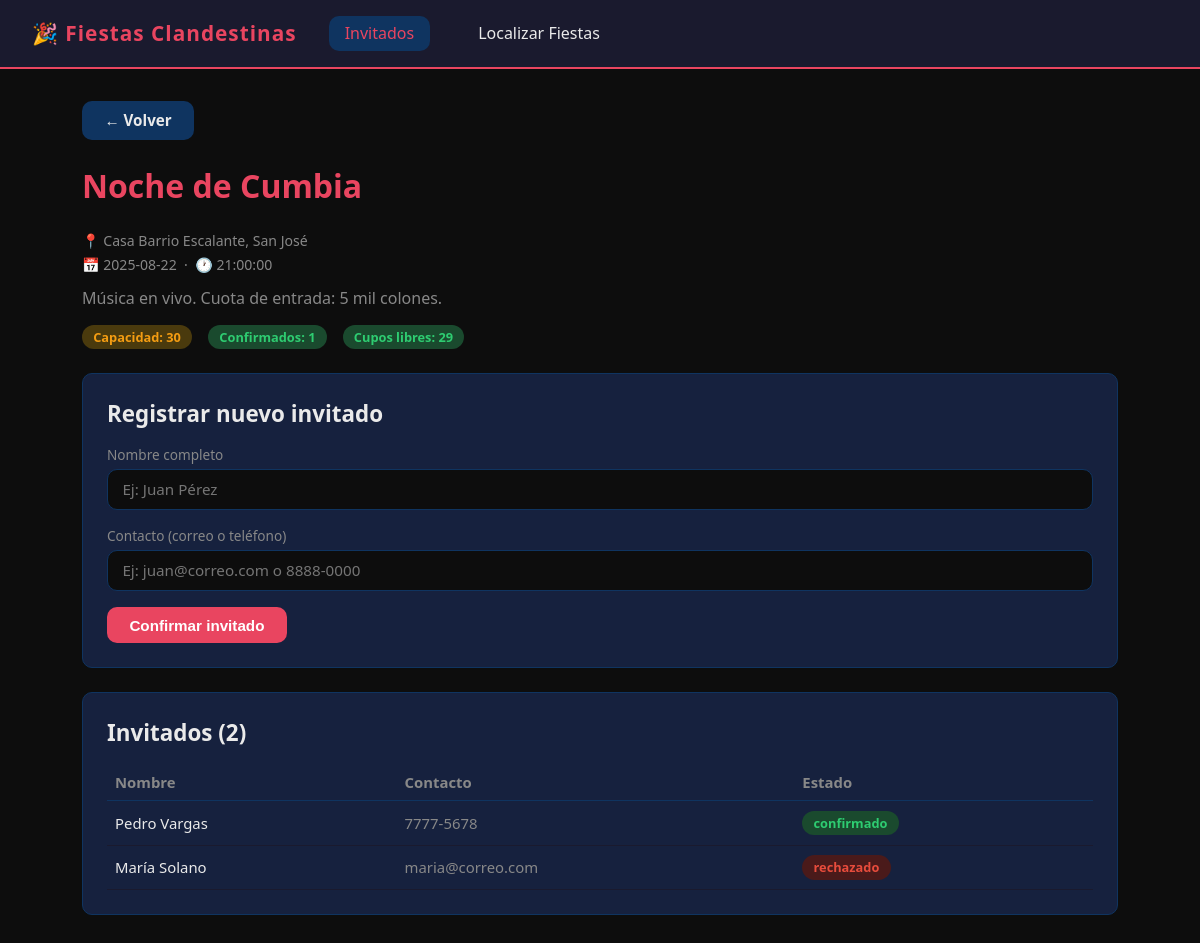
The app's page /invitados/fiesta/2/ with its own data.
### backend/models/__init__.py (models this page shows, shortened)
class Fiesta(models.Model):
    nombre = models.CharField(max_length=200)
    ubicacion = models.CharField(max_length=300)
    latitud = models.FloatField(null=True, blank=True)
    longitud = models.FloatField(null=True, blank=True)
    capacidad = models.PositiveIntegerField()
    fecha = models.DateField()
    hora = models.TimeField()
    descripcion = models.TextField(blank=True, default='')
    created_at = models.DateTimeField(auto_now_add=True)
    class Meta:
        db_table = 'fiestas'
        ordering = ['fecha', 'hora']
    def cupos_disponibles(self, invitados_confirmados: int) -> int:
        return max(0, self.capacidad - invitados_confirmados)
    def to_dict(self) -> dict:
        return {
            'id': self.id,
            'nombre': self.nombre,
            'ubicacion': self.ubicacion,
            'latitud': self.latitud,
            'longitud': self.longitud,
            'capacidad': self.capacidad,
            'fecha': str(self.fecha),
            'hora': str(self.hora),
            'descripcion': self.descripcion,
            'created_at': str(self.created_at),
        }

class Invitado(models.Model):
    ESTADO_CHOICES = [
        ('pendiente', 'Pendiente'),
        ('confirmado', 'Confirmado'),
        ('rechazado', 'Rechazado'),
    ]
    fiesta = models.ForeignKey(
        Fiesta,
        on_delete=models.CASCADE,
        related_name='invitados',
    )
    nombre = models.CharField(max_length=200)
    contacto = models.CharField(max_length=200)
    estado = models.CharField(max_length=20, choices=ESTADO_CHOICES, default='pendiente')
    registered_at = models.DateTimeField(auto_now_add=True)
    class Meta:
        db_table = 'invitados'
        ordering = ['registered_at']
    def to_dict(self) -> dict:
        return {
            'id': self.id,
            'fiesta_id': self.fiesta_id,
            'fiesta_nombre': self.fiesta.nombre,
            'nombre': self.nombre,
            'contacto': self.contacto,
            'estado': self.estado,
            'registered_at': str(self.registered_at),
        }

### backend/views.py (the view, shortened to what this page needs)
# urls.py: path('invitados/fiesta/<int:fiesta_id>/', views.invitados_fiesta, name='invitados_fiesta'),
def invitados_fiesta(request, fiesta_id):
    try:
        fiesta = fiesta_service.obtener_fiesta(fiesta_id)
    except ValidationError:
        return redirect('invitados_home')
    invitados = invitado_service.listar_invitados(fiesta_id)
    mensaje = None
    error = None
    context = {
        'fiesta': fiesta,
        'invitados': invitados,
        'mensaje': mensaje,
        'error': error,
        'active': 'invitados',
    }
    return render(request, 'invitados/fiesta_detail.html', context)

### backend/business_logic/__init__.py (called while the page is built)
    def obtener_fiesta(self, fiesta_id: int) -> dict:
        fiesta = self.fiesta_repo.find_by_id(fiesta_id)
        if not fiesta:
            raise ValidationError(f'Fiesta con id {fiesta_id} no encontrada.', status_code=404)
        data = fiesta.to_dict()
        confirmados = self.fiesta_repo.count_invitados_confirmados(fiesta_id)
        data['invitados_confirmados'] = confirmados
        data['cupos_disponibles'] = fiesta.cupos_disponibles(confirmados)
        return data

    def listar_invitados(self, fiesta_id: int = None) -> list[dict]:
        if fiesta_id:
            invitados = self.invitado_repo.find_by_fiesta(fiesta_id)
        else:
            invitados = self.invitado_repo.find_all()
        return [i.to_dict() for i in invitados]

### backend/repositories/__init__.py (called while the page is built)
    def find_by_id(self, fiesta_id: int) -> Optional[Fiesta]:
        try:
            return Fiesta.objects.get(pk=fiesta_id)
        except Fiesta.DoesNotExist:
            return None

    def count_invitados_confirmados(self, fiesta_id: int) -> int:
        return Invitado.objects.filter(
            fiesta_id=fiesta_id,
            estado='confirmado',
        ).count()

    def find_by_fiesta(self, fiesta_id: int) -> list[Invitado]:
        return list(Invitado.objects.filter(fiesta_id=fiesta_id).select_related('fiesta'))

### frontend_invitados/templates/invitados/fiesta_detail.html (shortened to what this page needs)
{% extends "base.html" %}
{% block content %}
<a href="/invitados/" class="btn btn-secondary" style="margin-bottom:1.5rem; display:inline-block;">← Volver</a>
<h1>{{ fiesta.nombre }}</h1>
<p class="meta">📍 {{ fiesta.ubicacion }}</p>
<p class="meta">📅 {{ fiesta.fecha }} &nbsp;·&nbsp; 🕐 {{ fiesta.hora }}</p>
{% if fiesta.descripcion %}
<p style="margin-top:0.8rem; color:var(--muted);">{{ fiesta.descripcion }}</p>
{% endif %}
<div style="display:flex; gap:1rem; margin:1rem 0; flex-wrap:wrap;">
  <span class="badge badge-warning">Capacidad: {{ fiesta.capacidad }}</span>
  <span class="badge badge-success">Confirmados: {{ fiesta.invitados_confirmados }}</span>
  {% if fiesta.cupos_disponibles > 0 %}
    <span class="badge badge-success">Cupos libres: {{ fiesta.cupos_disponibles }}</span>
  {% else %}
    <span class="badge badge-danger">Sin cupos</span>
  {% endif %}
</div>
{% if fiesta.cupos_disponibles > 0 %}
<div class="card" style="margin-top:1.5rem;">
  <h2>Registrar nuevo invitado</h2>
  <form method="POST">
    <div class="form-group">
      <label>Nombre completo</label>
      <input type="text" name="nombre" placeholder="Ej: Juan Pérez" required />
    </div>
    <div class="form-group">
      <label>Contacto (correo o teléfono)</label>
      <input type="text" name="contacto" placeholder="Ej: juan@correo.com o 8888-0000" required />
    </div>
    <button type="submit" class="btn btn-primary">Confirmar invitado</button>
  </form>
</div>
{% endif %}
<div class="card" style="margin-top:1.5rem;">
  <h2>Invitados ({{ invitados|length }})</h2>
  {% if invitados %}
    <table style="width:100%; border-collapse:collapse; font-size:0.93rem;">
      <thead>
        <tr style="color:var(--muted); text-align:left; border-bottom:1px solid var(--accent2);">
          <th style="padding:0.5rem;">Nombre</th>
          <th style="padding:0.5rem;">Contacto</th>
          <th style="padding:0.5rem;">Estado</th>
        </tr>
      </thead>
      <tbody>
        {% for inv in invitados %}
        <tr style="border-bottom:1px solid #1a1a2e;">
          <td style="padding:0.6rem 0.5rem;">{{ inv.nombre }}</td>
          <td style="padding:0.6rem 0.5rem; color:var(--muted);">{{ inv.contacto }}</td>
          <td style="padding:0.6rem 0.5rem;">
            {% if inv.estado == 'confirmado' %}
              <span class="badge badge-success">{{ inv.estado }}</span>
            {% elif inv.estado == 'rechazado' %}
              <span class="badge badge-danger">{{ inv.estado }}</span>
            {% else %}
              <span class="badge badge-warning">{{ inv.estado }}</span>
            {% endif %}
          </td>
        </tr>
        {% endfor %}
      </tbody>
    </table>
  {% else %}
    <p style="color:var(--muted);">Aún no hay invitados registrados.</p>
  {% endif %}
</div>
{% endblock %}

### frontend_invitados/templates/base.html (style rules this page uses)
*, *::before, *::after { box-sizing: border-box; margin: 0; padding: 0; }
:root { --bg: #0d0d0d; --surface: #1a1a2e; --card: #16213e; --accent: #e94560; --accent2: #0f3460; --text: #eaeaea; --muted: #888; --success: #2ecc71; --warning: #f39c12; --danger: #e74c3c; --radius: 10px; --font: 'Segoe UI', system-ui, sans-serif; }
body { background: var(--bg); color: var(--text); font-family: var(--font); min-height: 100vh; }
h1 { font-size: 2rem; color: var(--accent); margin-bottom: 1.5rem; }
h2 { font-size: 1.4rem; color: var(--text); margin-bottom: 1rem; }
.card { background: var(--card); border: 1px solid var(--accent2); border-radius: var(--radius); padding: 1.5rem; margin-bottom: 1.2rem; transition: border-color 0.2s; }
.badge { display: inline-block; padding: 0.2rem 0.7rem; border-radius: 20px; font-size: 0.8rem; font-weight: 600; }
.badge-success { background: #1a4a2e; color: var(--success); }
.badge-warning { background: #4a3a0d; color: var(--warning); }
.badge-danger { background: #4a1a1a; color: var(--danger); }
.btn { display: inline-block; padding: 0.6rem 1.4rem; border-radius: var(--radius); border: none; cursor: pointer; font-size: 0.95rem; font-weight: 600; text-decoration: none; transition: opacity 0.2s; }
.btn-primary { background: var(--accent); color: #fff; }
.btn-secondary { background: var(--accent2); color: var(--text); }
.form-group { margin-bottom: 1rem; }
.form-group label { display: block; color: var(--muted); font-size: 0.85rem; margin-bottom: 0.3rem; }
.form-group input, .form-group textarea, .form-group select { width: 100%; background: #0d0d0d; border: 1px solid var(--accent2); border-radius: var(--radius); color: var(--text); padding: 0.6rem 0.9rem; font-size: 0.95rem; font-family: var(--font); }
.meta { color: var(--muted); font-size: 0.88rem; margin-top: 0.3rem; }

### records on screen
Fiesta: nombre "Noche de Cumbia", ubicacion "Casa Barrio Escalante, San José", descripcion "Música en vivo. Cuota de entrada: 5 mil colones."
Invitado: nombre "Pedro Vargas", contacto "7777-5678", estado "confirmado"
Invitado: nombre "María Solano", contacto "maria@correo.com", estado "rechazado"

### other values on screen
{{ fiesta.fecha }} "2025-08-22"
{{ fiesta.hora }} "21:00:00"
{{ fiesta.capacidad }} "30"
{{ fiesta.invitados_confirmados }} "1"
{{ fiesta.cupos_disponibles }} "29"
{{ invitados|length }} "2"
